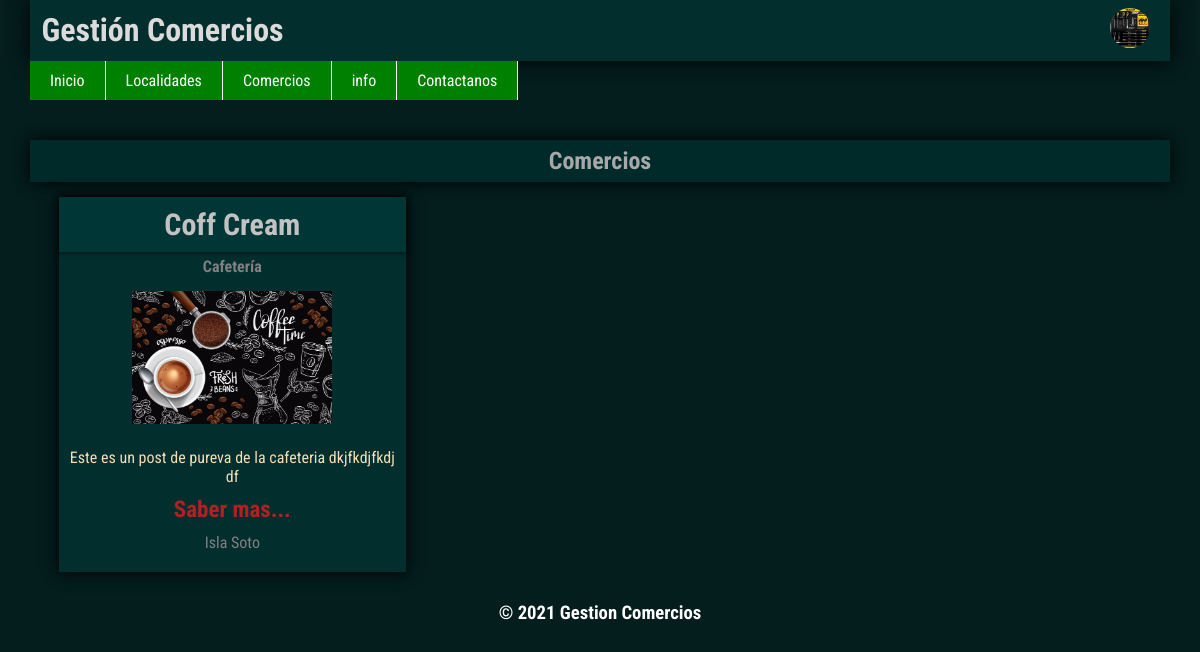
The page /por_localidad/13 (signed in) on the database as committed earlier.
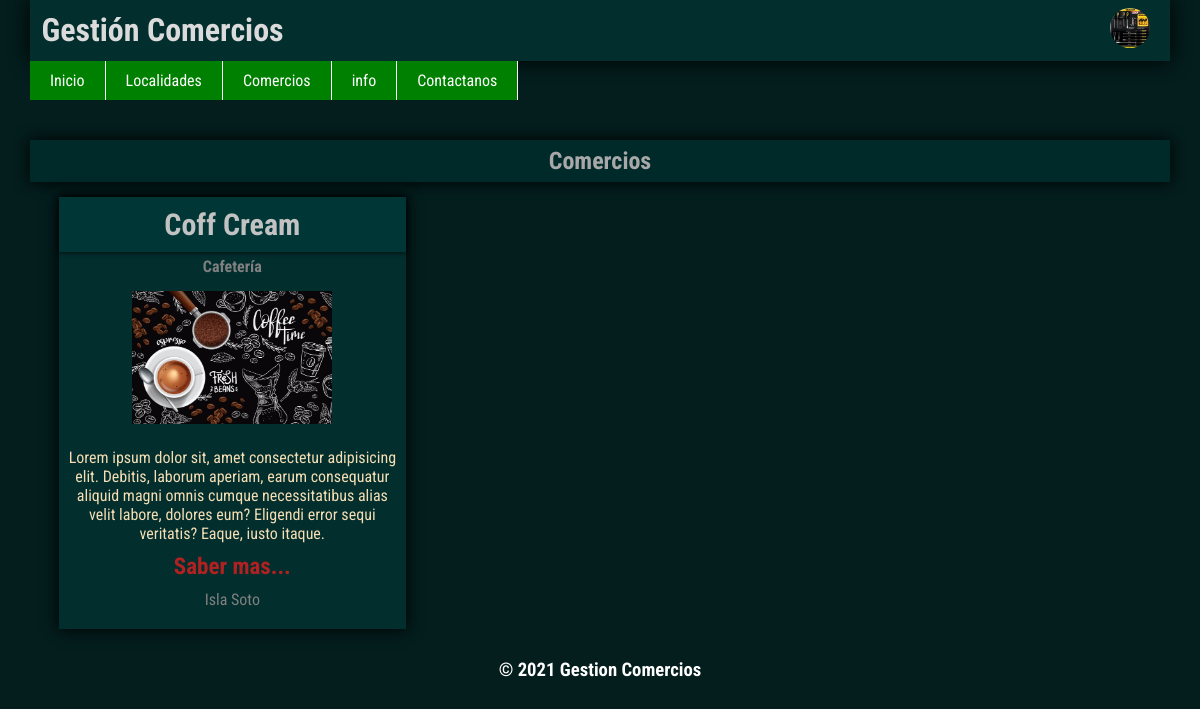
The same page on the database as committed later.
### GestionComerciosApp/models.py (models this page shows, shortened)
class PostDeComerciosForms(models.Model):
    post_user = models.ForeignKey(User, on_delete=models.CASCADE)
    nombre_del_comercio = models.CharField(max_length=100)
    tipo_comercio = models.ForeignKey(ComercioForms, on_delete=models.CASCADE)
    descripcion = models.TextField()
    img_comercio = models.ImageField(upload_to='comercos')
    localidad = models.ForeignKey(LocalidadesForms,on_delete=models.CASCADE)

class ComercioForms(models.Model):
    comercio = models.CharField(max_length=150)
    def __str__(self):
        return self.comercio

class LocalidadesForms(models.Model):
    localidad = models.CharField(max_length=200)
    def __str__(self):
        return self.localidad

### GestionComerciosApp/views.py (the view)
# urls.py: path('por_localidad/<int:id>',por_localidad, name='por_localidad'),
def por_localidad(request, id):
    if request.user.is_authenticated:
        img_perfil = ImgPerfil.objects.filter(usuario=request.user)
        comercio = PostDeComerciosForms.objects.filter(localidad_id=id)
        return render(request, 'por_localidad.html',{'comercios':comercio,'img':img_perfil})
    else:
        comercio = PostDeComerciosForms.objects.filter(localidad_id=id)
        return render(request, 'por_localidad.html',{'comercios':comercio})

### GestionComerciosApp/templates/por_localidad.html
{% extends 'base.html' %}
{% load static %}
{% block section %}
        <section>
            <div class="por_localidad-categorias">
                    <h1>Comercios</h1>
                    <article>
                        {% for c in comercios %}
                        <div class="por_localidad-comercios">
                            <h2>{{ c.nombre_del_comercio }}</h2>
                            <h4>{{ c.tipo_comercio }}</h4>
                            <img src="{{ c.img_comercio.url }}" alt="">
                            <p>{{ c.descripcion }}</p>
                            <h3><a href="{% url 'seccionComercio' c.id %}">Saber mas...</a></h3>
                            <a class="btn-localidad" href="">{{ c.localidad }}</a>
                        </div>
                        {% endfor %}
                    </article>
            </div>
        </section>
{% endblock  %}

Rows that differ between the two databases and show on the page:
changed PostDeComerciosForms "Coff Cream": descripcion "Este es un post de pureva de la cafeteria dkjfkdjfkdj df" → "Lorem ipsum dolor sit, amet consectetur adipisicing elit. Debitis, laborum aperiam, earum consequatur aliquid magni omnis cumque necessitatibus alias velit labore, dolores eum? Eligendi error sequi veritatis? Eaque, iusto itaque."
